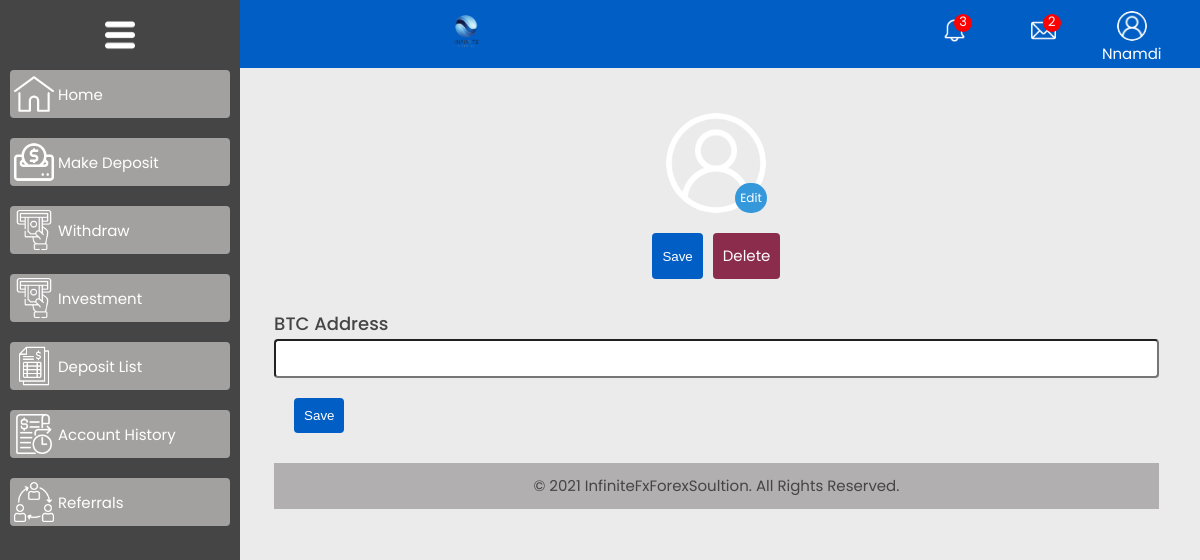
The app's page /setting/ (signed in), older data.
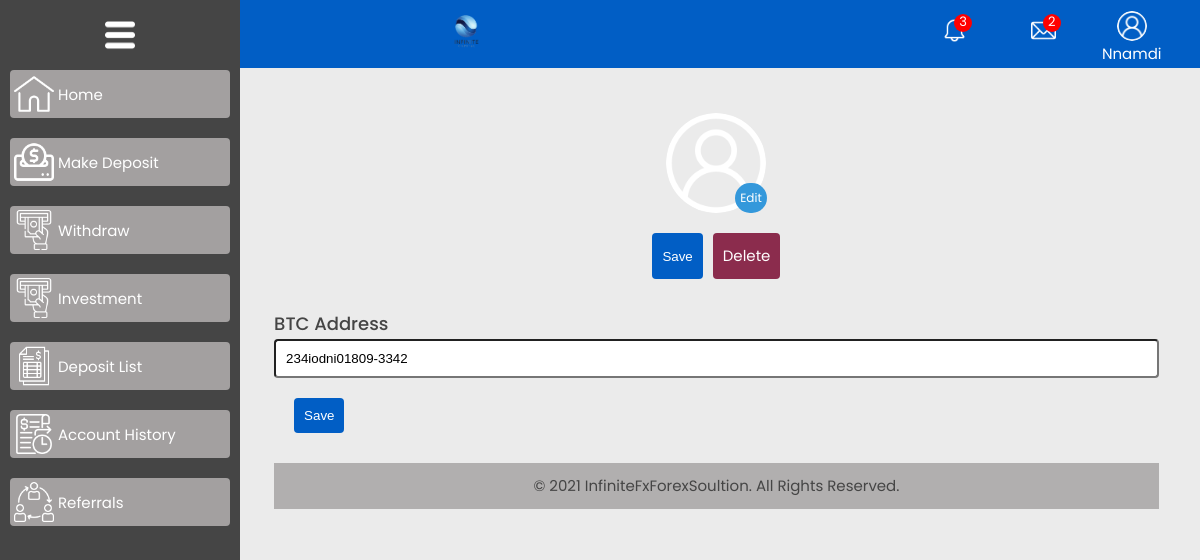
The same page, newer data.
### accounts/models.py (models this page shows, shortened)
class User(AbstractBaseUser, PermissionsMixin):
  CLIENT = 'client'
  AGENT = 'agent'
  MANAGER = 'manager'
  ROLES_CHOICES = (
    (CLIENT, 'client'),
    (AGENT, 'agent'),
    (MANAGER, 'manager'),
  )
  id = models.UUIDField(primary_key=True, default=uuid.uuid4,editable=False)
  first_name    = models.CharField(max_length=50)
  last_name     = models.CharField(max_length=50)
  username      = models.CharField(max_length=50, unique=True)
  email         = models.EmailField(unique=True)
  account_balance =models.DecimalField(max_digits=10, decimal_places=2, default=0.00)
  phone_number  = models.CharField(max_length=50)
  profile_image         = models.ImageField(blank=True, null=True, upload_to='images/users/')
  role          = models.CharField(max_length=30, choices=ROLES_CHOICES, default=CLIENT)
  country       = models.CharField(max_length=50)
  btc_wallet   = models.CharField(max_length=300, blank=True)
  referral = models.ForeignKey(Referral, on_delete=models.SET_NULL, null=True, blank=True)
  referral_link = models.OneToOneField(ReferralLink, on_delete=models.SET_NULL, null=True, blank=True,  related_name='user_referral_link')
  agree_to_terms_and_condition = models.BooleanField(default=False)
  total_earned_commission = models.DecimalField(max_digits=10, decimal_places=2, default=0)
  earning = models.DecimalField(max_digits=10, decimal_places=2, default=0)
  pending_commission = models.DecimalField(max_digits=10, decimal_places=2, default=0)
  date_joined   = models.DateTimeField(auto_now_add=True)
  last_login    = models.DateTimeField(auto_now_add=True)
  is_admin      = models.BooleanField(default=False)
  is_staff      = models.BooleanField(default=False)
  is_active     = models.BooleanField(default=True)
  is_superuser = models.BooleanField(default=False)
  USERNAME_FIELD = 'email'
  REQUIRED_FIELDS = ['username', 'first_name', 'last_name']
  objects = MyAccountManager()
  class Meta:
    verbose_name = 'User'
    verbose_name_plural = 'Users'
    app_label = 'accounts'

### accounts/views.py (the view, shortened to what this page needs)
# urls.py: path('setting/', views.setting, name='setting'),
@login_required(login_url='login')
def setting(request):
  user_id = request.user.id
  return render(request, 'accounts/setting.html')

### accounts/context_processors.py (called while the page is built)
def userprofile_context(request):
  if request.user.is_authenticated:
    try:
      userprofile = User.objects.get(id=request.user.id)
      return {'userprofile': userprofile}
    except ObjectDoesNotExist:
      pass
  return {}

### templates/accounts/setting.html (shortened to what this page needs)
{% extends 'accounts/dashboardpages/dashbase.html' %}
{% load static %}
{% block content %}
<div class="setting-container">
  <div class="profile-picture">
      <form action="{% url 'profileImage' %}" method="POST" enctype="multipart/form-data">
        <div class="img-container">
          {% if userprofile.profile_image %}
          <img id="selectedImage" src="{{ userprofile.profile_image.url }}" alt="">
        {% else %}
          <img id="selectedImage" src="{% static 'assets/image/dashboard/user.png' %}" alt="">
        {% endif %}
          <label for="fileInput" class="custom-file-label">Edit</label>
        </div>
        <div class="img-btn">
          <button type="submit" class="save">Save</button>
          <a href="{% url 'profileImage' %}" class="delete">Delete</a>
        </div>
      </form>
  </div>
  <div class="form-items">
    <form action="{% url 'setting' %}" method="POST" class="btc-form">
      <div class="form-item" style="width: 100%;">
        <label for="btc">BTC Address</label>
        <input type="text"  id="btc" name="btc" value="{{ userprofile.btc_wallet }}" class="btc-input" >
      </div>
      <div class="img-btn">
        <button type="submit" class="save">Save</button>
      </div>
    </form>
  </div>
</div>
{% endblock %}

### templates/accounts/dashboardpages/dashheader.html (shortened to what this page needs)
{% load static %}
<div class="side-menu">
  <div class="menu" id="menu">
    <img src="{% static 'assets/image/dashboard/menu-button-of-three-horizontal-lines.png' %}" class="dashboard-icon-menu" alt="Menu">
  </div>
  <div class="side-menu-items-container">
    <div class="side-menu-items">
      <a href="{% url 'dashboard' %}">
        <img src="{% static 'assets/image/dashboard/home.png' %}" class="side-menu-icon">
        <span class="side-menu-span">Home</span>
      </a>
    </div>
    <div class="side-menu-items">
      <a href="{% url 'deposite' %}">
        <img src="{% static 'assets/image/dashboard/deposit.png' %}" class="side-menu-icon">
        <span class="side-menu-span">Make Deposit</span>
      </a>
    </div>
    <div class="side-menu-items">
      <a href="{% url 'withdraw' %}">
        <img src="{% static 'assets/image/dashboard/withdrawal.png' %}" class="side-menu-icon">
        <span class="side-menu-span">Withdraw</span>
      </a>
    </div>
    <div class="side-menu-items">
      <a href="{% url 'investment' %}">
        <img src="{% static 'assets/image/dashboard/withdrawal.png' %}" class="side-menu-icon">
        <span class="side-menu-span">Investment</span>
      </a>
    </div>
    <div class="side-menu-items">
      <a href="{% url 'deposit_list' %}">
        <img src="{% static 'assets/image/dashboard/deposite-list.png' %}" class="side-menu-icon">
        <span class="side-menu-span">Deposit List</span>
      </a>
    </div>
    <div class="side-menu-items">
      <a href="{% url 'account_history' %}">
        <img src="{% static 'assets/image/dashboard/bank-account.png' %}" class="side-menu-icon">
        <span class="side-menu-span">Account History</span>
      </a>
    </div>
    <div class="side-menu-items">
      <a href="{% url 'referral' %}">
        <img src="{% static 'assets/image/dashboard/referral.png' %}" class="side-menu-icon">
        <span class="side-menu-span">Referrals</span>
      </a>
    </div>
  </div>
</div>
<header class="header">
  <nav>
    <div class="logo" id="logo">
      <a href="{% url 'index' %}"><img src="{% static 'assets/image/logo.png' %}"class="dashboard-logo"  alt="logo"></a>
    </div>
    <div class="profile-message" id="profile-image">
      <a href="#"><img src="{% static 'assets/image/dashboard/bell.png' %}" class="dashboard-icon mess" alt="Message">
        <p class="count">3</p>
      </a>
    </div>
    <div class="profile-message" id="profile-image">
      <a href="#"><img src="{% static 'assets/image/dashboard/email.png' %}" class="dashboard-icon mess" alt="Message">
        <p class="count">2</p>
      </a>
    </div>
    <div class="profile-image" id="profile-image">
      <a class="prof-link">
        {% if userprofile.profile_image %}
          <img src="{{ userprofile.profile_image.url }}" class="dashboard-icon profi" alt="profile Image" class="profile-img">
        {% else %}
          <img src="{% static 'assets/image/dashboard/user.png' %}" class="dashboard-icon profi" alt="profile Image" class="profile-img">
        {% endif %}
        <p>{{ userprofile.first_name }}</p>
      </a>
    </div>
  </nav>
</header>

Row changes from the older to the newer data that the page shows:
changed User "Nnamdi": btc (not shown) → "234iodni01809-3342"
